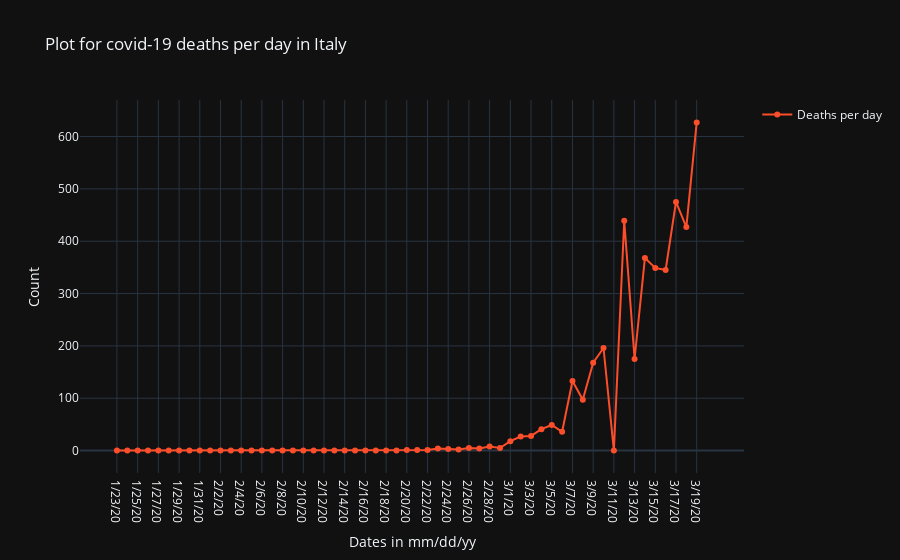

The notebook cell saved with this chart:
### Code cell
dnf_fig.show()

### Figure 1 — Plotly figure (JSON) as saved in the notebook; plotly's stock layout.template omitted (floating-point values rounded to 4 significant figures)
{"data": [{"line": {"color": "#FC4E2A"}, "mode": "lines+markers", "name": "Deaths per day", "type": "scatter", "x": ["1/23/20", "1/24/20", "1/25/20", "1/26/20", "1/27/20", "1/28/20", "1/29/20", "1/30/20", "1/31/20", "2/1/20", "2/2/20", "2/3/20", "2/4/20", "2/5/20", "2/6/20", "2/7/20", "2/8/20", "2/9/20", "2/10/20", "2/11/20", "2/12/20", "2/13/20", "2/14/20", "2/15/20", "2/16/20", "2/17/20", "2/18/20", "2/19/20", "2/20/20", "2/21/20", "2/22/20", "2/23/20", "2/24/20", "2/25/20", "2/26/20", "2/27/20", "2/28/20", "2/29/20", "3/1/20", "3/2/20", "3/3/20", "3/4/20", "3/5/20", "3/6/20", "3/7/20", "3/8/20", "3/9/20", "3/10/20", "3/11/20", "3/12/20", "3/13/20", "3/14/20", "3/15/20", "3/16/20", "3/17/20", "3/18/20", "3/19/20", "3/20/20"], "y": [0, 0, 0, 0, 0, 0, 0, 0, 0, 0, 0, 0, 0, 0, 0, 0, 0, 0, 0, 0, 0, 0, 0, 0, 0, 0, 0, 0, 1, 1, 1, 4, 3, 2, 5, 4, 8, 5, 18, 27, 28, 41, 49, 36, 133, 97, 168, 196, 0, 439, 175, 368, 349, 345, 475, 427, 627, null]}], "layout": {"showlegend": true, "title": {"text": "Plot for covid-19 deaths per day in Italy"}, "xaxis": {"title": {"text": "Dates in mm/dd/yy"}}, "yaxis": {"title": {"text": "Count"}}}}
